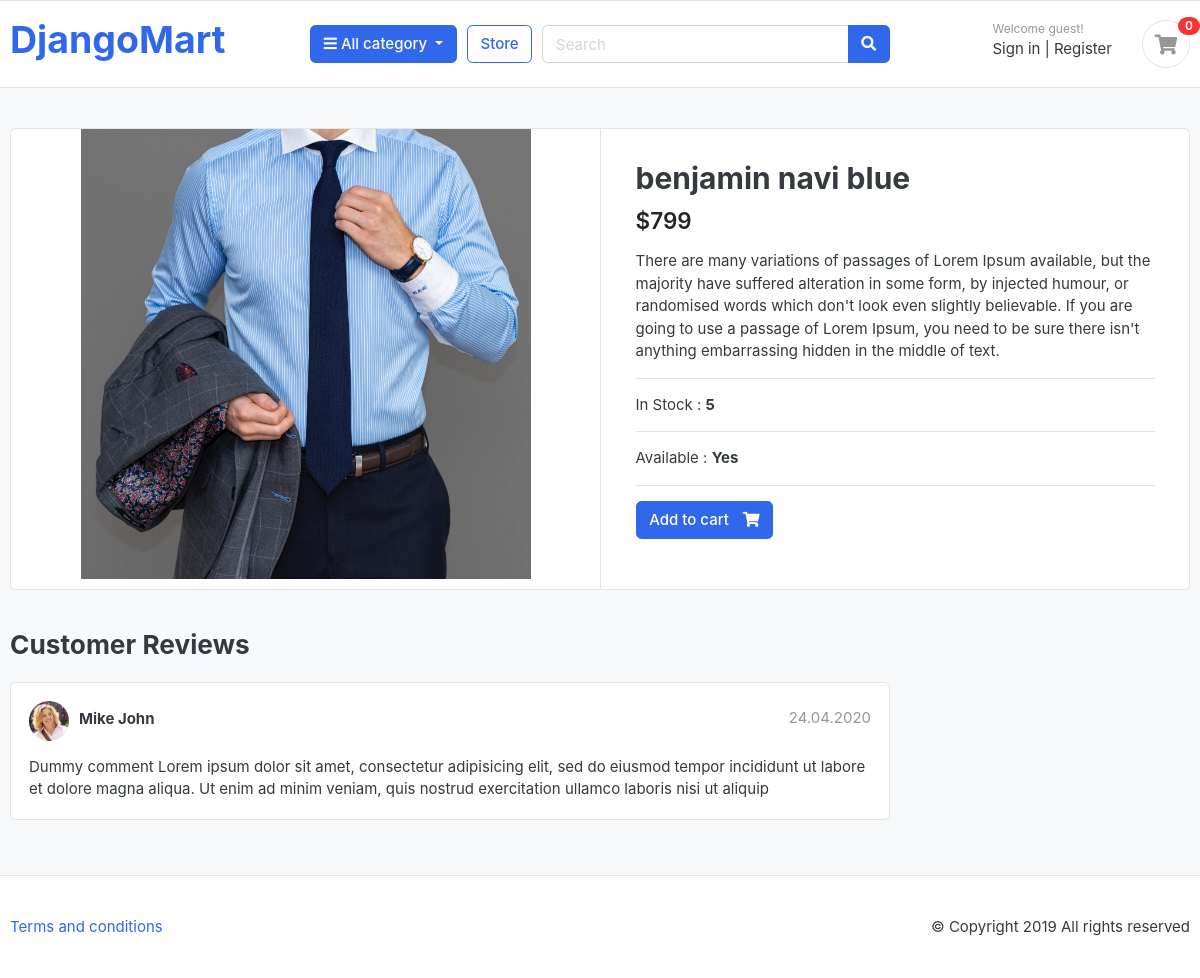
Screenshot of /store/shirt/benjamin-navi-blue/ with the database file from the repository.
### category/models.py (models this page shows, shortened)
class Product(models.Model) :
    product_name = models.CharField(max_length=100 , unique= True)
    slug = models.SlugField(max_length=255 , unique=True)
    description = models.TextField(max_length=500 , blank = True)
    price = models.IntegerField()
    image = models.ImageField(upload_to='photos/products')
    stock = models.IntegerField()
    is_available = models.BooleanField(default=True)
    category = models.ForeignKey(Category,on_delete=models.CASCADE)
    created_date = models.DateTimeField(auto_now_add=True)
    modified_date = models.DateTimeField(auto_now=True)

### store/views.py (the view)
# urls.py: path('<slug:category_slug>/<slug:product_slug>/',views.product_detail , name='product-details')
def product_detail(request , category_slug , product_slug) :
    single_product = Product.objects.get(slug = product_slug , category__slug = category_slug)
    return render(request , 'store/product-detail.html' , {'context' : single_product})

### store/templates/store/product-detail.html (shortened to what this page needs)
{% extends "base.html" %}
{% load static %}
{% block navbar %}
<section class="section-content padding-y bg">
	<div class="container">
		<div class="card">
			<div class="row no-gutters">
				<aside class="col-md-6">
					<article class="gallery-wrap">
						<div class="img-big-wrap">
							<a href="#"><img src="{{context.image.url}}"></a>
						</div>
					</article>
				</aside>
				<main class="col-md-6 border-left">
					<article class="content-body">
						<h2 class="title">{{context.product_name}}</h2>
						<div class="mb-3">
							<var class="price h4">${{context.price}}</var>
						</div>
						<p>{{context.description}}</p>
						<hr>
						<p>In Stock : <b>{{context.stock}}</b></p>
						<hr>
						{% if context.is_available %}
						<p>Available : <b>Yes</b></p>
						{% else %}
						<p>Available : <b>No</b></p>
						{% endif %}
						<hr>
						<form method="post">
						<a href="{% url 'add_to_cart' context.id %}" class="btn  btn-primary">
							<span class="text">Add to cart</span>
						<i class="fas fa-shopping-cart"></i> </a>
						</form>
					</article>
				</main>
			</div>
		</div>
		<br>
		<div class="row">
			<div class="col-md-9">
				<header class="section-heading">
					<h3>Customer Reviews </h3>
				</header>
				<article class="box mb-3">
					<div class="icontext w-100">
						<img src="{% static '/images/avatars/avatar1.jpg' %}" class="img-xs icon rounded-circle">
						<div class="text">
							<span class="date text-muted float-md-right">24.04.2020 </span>
							<h6 class="mb-1">Mike John </h6>
						</div>
					</div>
					<div class="mt-3">
						<p>
							Dummy comment Lorem ipsum dolor sit amet, consectetur adipisicing elit, sed do eiusmod
							tempor incididunt ut labore et dolore magna aliqua. Ut enim ad minim veniam,
							quis nostrud exercitation ullamco laboris nisi ut aliquip
						</p>
					</div>
				</article>
			</div>
		</div>
	</div>
</section>
{% endblock navbar %}

### static/css/ui.css (style rules this page uses)
html { font-family: "Inter", sans-serif; font-size: 15px; }
.content-body { flex: 1 1 auto; padding: 2rem 2.3rem; }
.img-xs, .img-sm, .img-md, .img-lg { -o-object-fit: cover; object-fit: cover; flex-shrink: 0; flex-grow: 0; }
.img-xs { width: 40px; height: 40px; }
.padding-y { padding-top: 40px; padding-bottom: 40px; }
var { font-style: normal; }
article:after, .form-group:after { display: block; clear: both; content: ""; }
.bg { background-color: #f8f9fa; }
.section-heading { margin-bottom: 20px; margin-top: 15px; }
p:last-child { margin-bottom: 0; }
.btn .text + i { margin-left: 10px; }
.icontext { display: inline-flex; align-items: center; vertical-align: middle; }
.icontext .text { width: 100%; line-height: 1.2; }
.icontext .icon { position: relative; margin-right: 10px; flex-shrink: 0; flex-grow: 0; }
.price { font-weight: 600; color: #212529; }
.box { padding: 18px; background: #fff; border-radius: 0.37rem; border: 1px solid #e4e4e4; }
.box img { max-width: 100%; }
.gallery-wrap .img-big-wrap { margin-bottom: 10px; border-radius: 0.37rem; overflow: hidden; background-color: #fff; }
.gallery-wrap .img-big-wrap a { text-align: center; display: block; }
.gallery-wrap .img-big-wrap img { height: 450px; width: auto; display: inline-block; }

### rows the page displays
Product: image (picture), product_name "benjamin navi blue", price "799", description "There are many variations of passages of Lorem Ipsum available, but the majority have suffered alteration in some form, by injected humour, or randomised words which don't look even slightly believable. If you are going to use a passage of Lorem Ipsum, you need to be sure there isn't anything embarrassing hidden in the middle of text.", stock "5"
